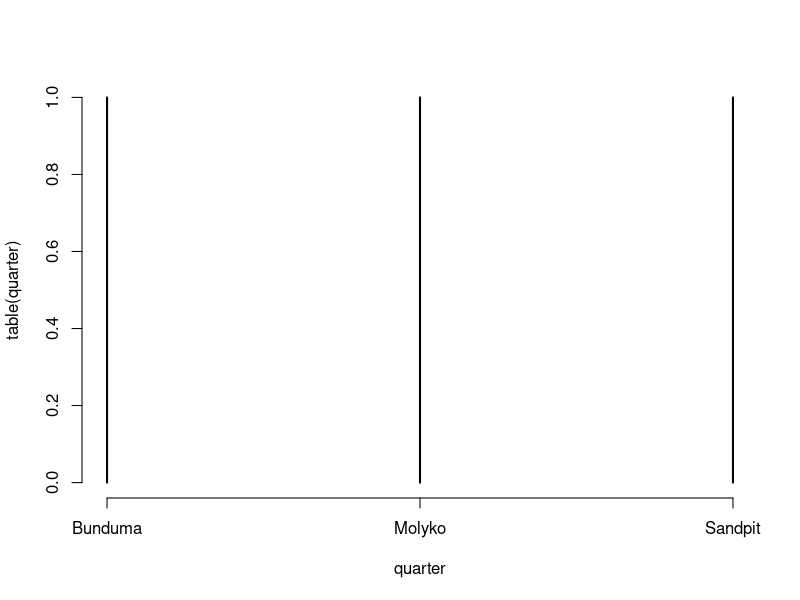
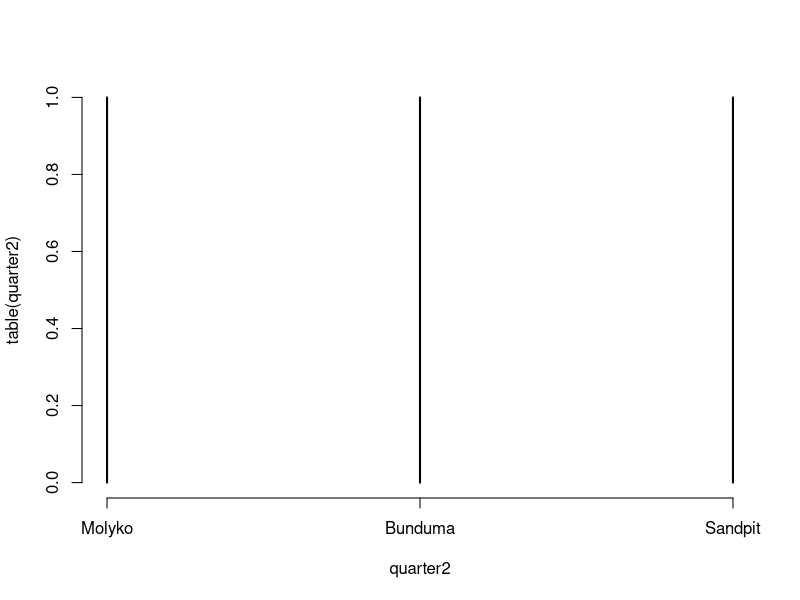

These figures' R source, in order:


# Create a vector of quarters
quarter <- c("Bunduma", "Sandpit", "Molyko")

# Create a factor object from quarter,
# while imposing the order of appearence
quarter2 <- factor(quarter,
                   levels = c("Molyko", "Bunduma", "Sandpit"))


plot(table(quarter))
plot(table(quarter2))

# Create a vector of 20 logical values, randomly picked
status <- sample(c(T, F), 20, replace = T)

# Show the number of occurrences of each level of status
table(status)

# Gives the number of TRUE values, because TRUE is 1
sum(status)


# Assignment: Run the code below and for each column,
              # state the type of the data

data.frame(
  ID = 1:14,
  bmi = sample(seq(20.3, 50.1,.1), 14),
  age = sample(1:68, 14),
  height = sample(seq(157, 180.6,.1), 14),
  weight = sample(seq(50, 119.8,.1), 14),
  hh_size = sample(1:4, 14, replace = T),
  h_employe = rep(c("Employee", "Self_employed", "Employee"), times = c(3,8,3)),
  sex = sample(c("Male", "Female"), 14, replace = T)
)

# How to load a package?
library(tidyverse)
